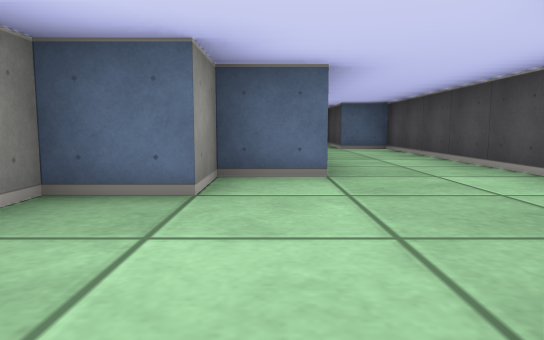
View 1 (above)

19 first-person views from a walk through a cub3D level. The camera is about half as high as the walls, tilts 6° down and sees 70° across. The floor is counted in squares. Each view is taken from the middle of a square. On the plan, view 1 faces up. The plan holds only what a view shows up to about 9 squares ahead; the rest is blank.

View 2
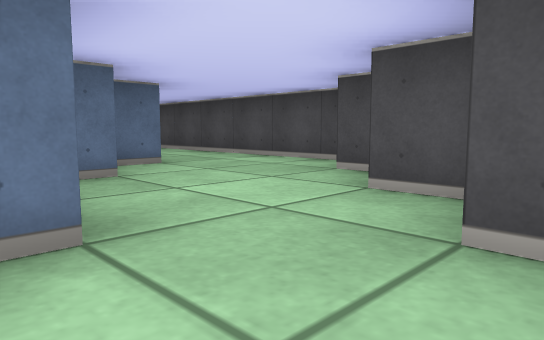

View 3
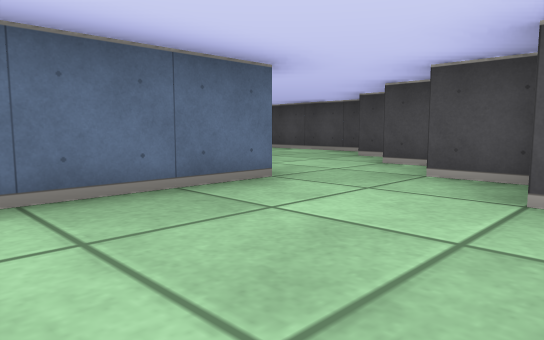

View 4
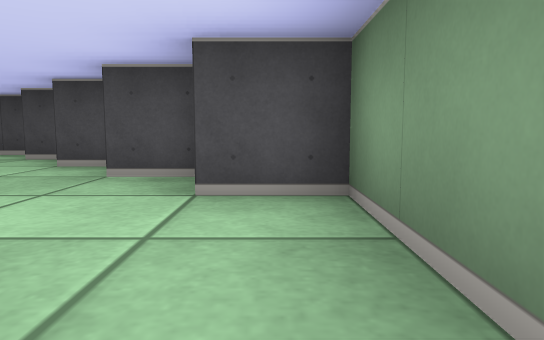

View 5
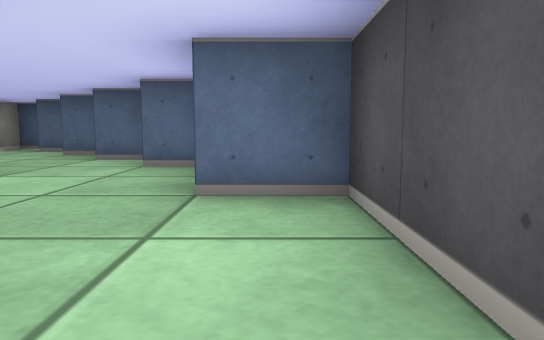

View 6
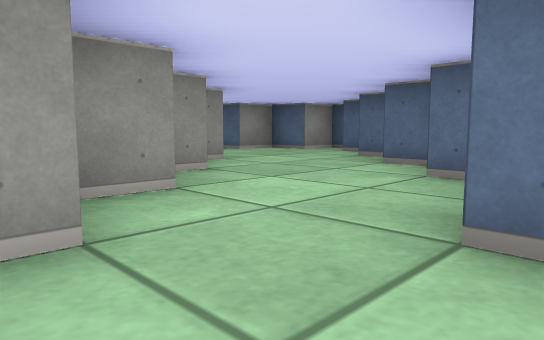

View 7
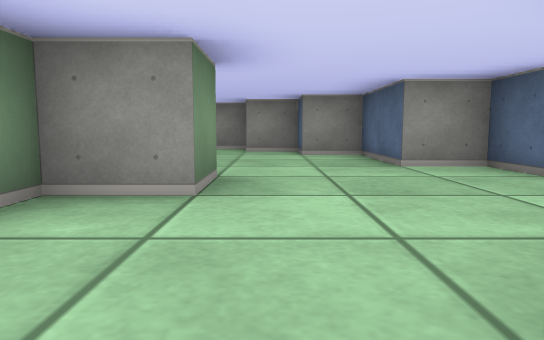

View 8
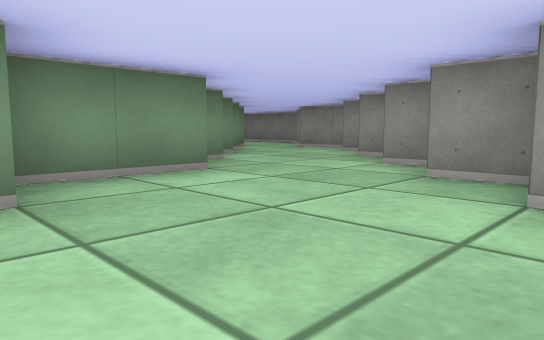

View 9
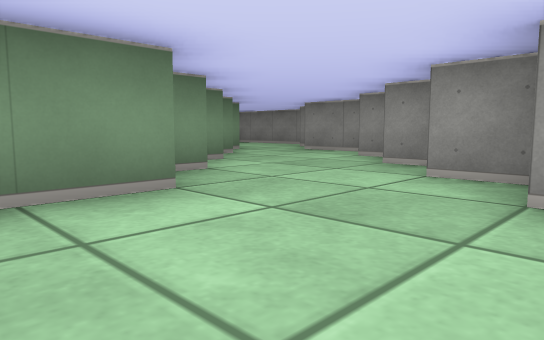

View 10
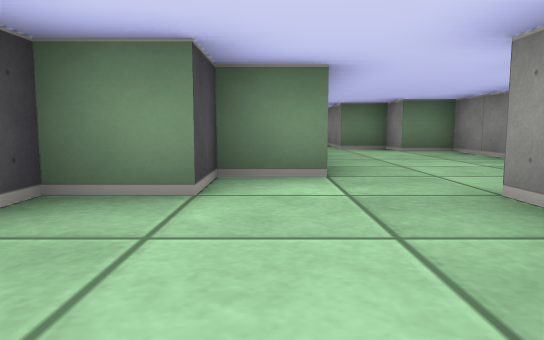

View 11
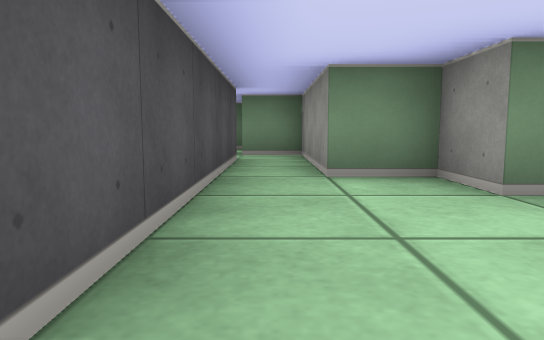

View 12
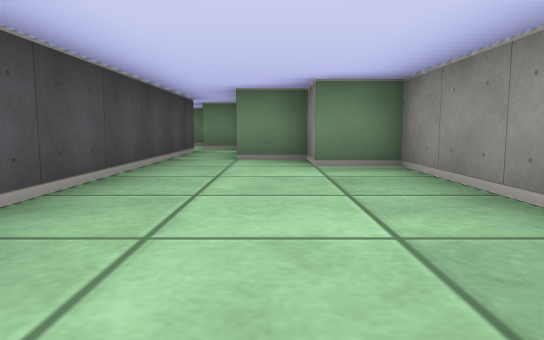

View 13
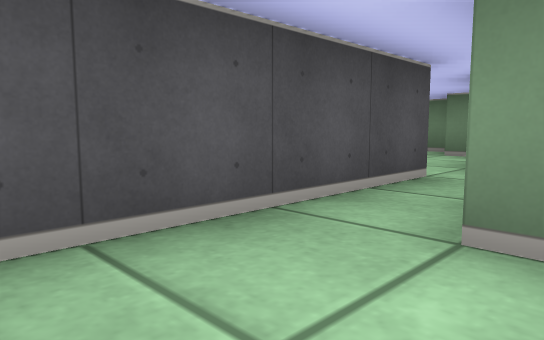

View 14
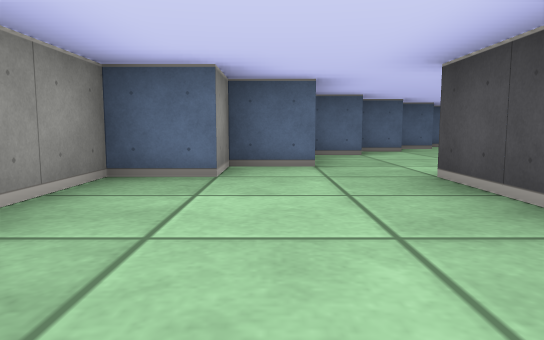

View 15
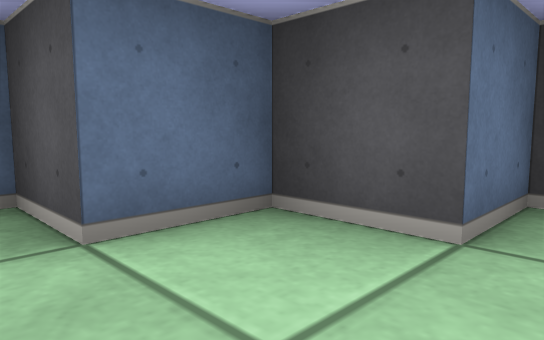

View 16
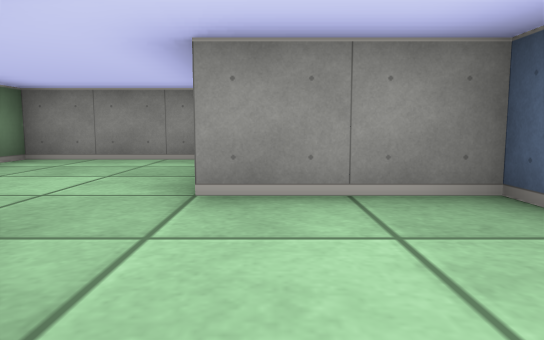

View 17
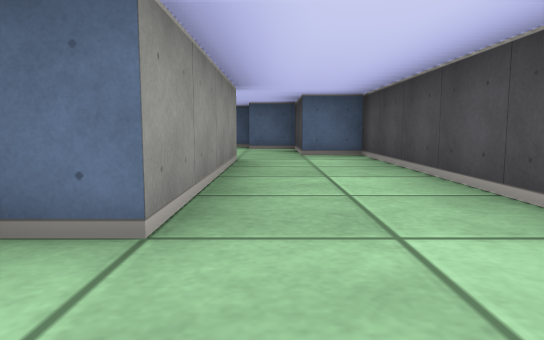

View 18
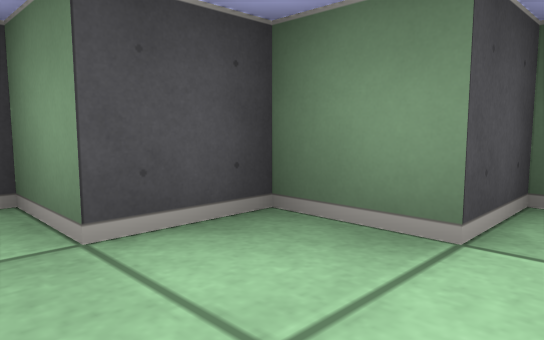

View 19
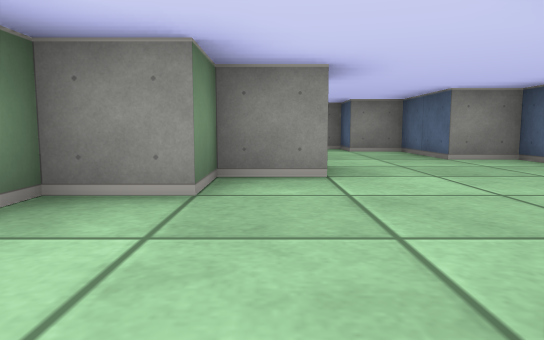

### Floor plan
Points are (right, up) in squares from view 1. A wall is a line through its corners. A room is listed if a view was taken in it or the views show most of it. See-through windows are left out.
Room 1 (views 1, 2, 3, 4, 5, 6, 7, 8, 9, 10, 11, 12, 13, 14, 15, 16, 17, 18, 19)
walls: (-6.6, 8.5) (-4.6, 8.5); (-7.6, 7.5) (-7, 7.5); (-8.6, 6.5) (-8.1, 6.5); (-9.5, 9.1) (-9.5, 8.5) (-10.4, 8.5); (-8.5, 10.5) (-8.5, 9.5) (-9.2, 9.5); (-10.5, 8) (-10.5, 7.5) (-11.4, 7.5); (-3.5, 10.5) (-2.5, 10.5) (-2.5, 9.5) (-1.5, 9.5) (-1.5, 8.5) (-1, 8.5); (-11.5, 6.9) (-11.5, 5.5) (-12.5, 5.5) (-12.5, 4.5) (-13.5, 4.5) (-13.5, 0.5) (-12.5, 0.5) (-12.5, -0.5) (-11.5, -0.5) (-11.5, -3.5) (-10.5, -3.5); (-0.5, 8.6) (-0.5, 7.8); (-2, 13.5) (-2.5, 13.5); (0.5, 7.6) (0.5, 3.5) (-0.5, 3.5) (-0.5, 2.5) (-1.5, 2.5) (-1.5, 0.5) (-3.6, 0.5); (-3, 14.5) (-3.5, 14.5) (-3.5, 13.5) (-4.5, 13.5) (-4.5, 12.5) (-6.5, 12.5) (-6.5, 11.5) (-7.5, 11.5) (-7.5, 10.5); (-4.5, 0) (-4.5, -2.5) (-1.5, -2.5) (-1.5, -1.5); (-10.5, -2.6) (-10.5, 4.5) (-9.5, 4.5) (-9.5, 5.5) (-8.5, 5.5) (-8.5, 6); (0.5, -0.6) (0.5, 0.5) (1.5, 0.5) (1.5, 1.5) (2.5, 1.5) (2.5, 8.5) (1.5, 8.5) (1.5, 10.5) (0.5, 10.5) (0.5, 11.5) (-0.5, 11.5) (-0.5, 12.5) (-1.5, 12.5); (-0.5, -1.4) (-0.5, -0.5)
ways out: opening at (-10, -4)

Positions as (right, up) in squares from view 1, and headings:
1: (0, 0), facing up
2: (-2, -1), facing up-right
3: (-4, -2), facing up-right
4: (-4, -2), facing right
5: (2, 6), facing up
6: (2, 7), facing up-left
7: (0, 11), facing left
8: (-4, 12), facing down-left
9: (-5, 11), facing down-left
10: (-10, 8), facing down
11: (-11, 3), facing down
12: (-12, 5), facing down
13: (-12, 1), facing down-right
14: (-12, 1), facing up
15: (-1, 10), facing up-right
16: (1, 1), facing left
17: (1, 2), facing up
18: (0, 2), facing down-right
19: (1, 10), facing left
